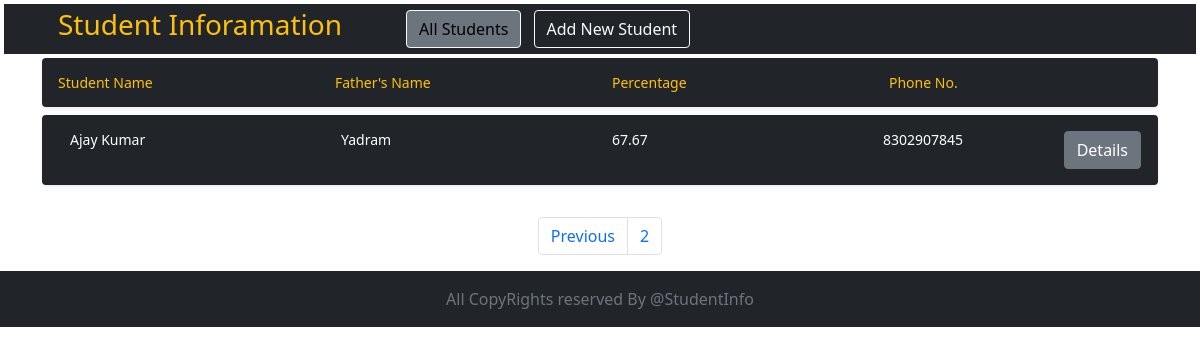
Screenshot of /?page=2 with the database file from the repository.
### student/models.py (models this page shows, shortened)
class Student(models.Model):
    sno = models.AutoField(primary_key=True)
    slug = SlugField(auto_created=True)
    sname = models.CharField(max_length=100)
    fname = models.CharField(max_length=100)
    email = models.CharField(max_length=30)
    dob = models.DateField()
    phone = models.IntegerField(default=0)
    Class = models.IntegerField(default=0)
    percentage = models.FloatField(default=0.0)
    address = models.CharField(max_length=150)
    city = models.CharField(max_length=100)
    state = models.CharField(max_length=50)
    pincode = models.IntegerField(default=0)
    datetime = models.DateTimeField(auto_now_add=True)

### student/views.py (the view)
# urls.py: path('', views.students, name='students'),
def students(request):
    allStudents = Paginator( Student.objects.all().order_by('-datetime'), 5)
    page = request.GET.get('page')
    try:
        Students = allStudents.page(page)
    except PageNotAnInteger:
        Students = allStudents.page(1)
    except EmptyPage:
        Students = allStudents.page(allStudents.num_pages)
    context = {'Students' : Students}
    return render(request, 'students.html', context)

### templates/students.html (shortened to what this page needs)
{% extends 'base.html' %}
{% block home_active %}text-black btn-secondary{% endblock home_active %}
{% block body_containt %}
<div class="container">
    <div class="mt-1 px-3  bg-body rounded shadow-sm">
            <div class="d-flex text-muted pt-3">
                <div class="pb-3 mb-0 small text-warning lh-sm w-100">
                    <div class="row">
                        <div class="col-3"><span>Student Name</span></div>
                        <div class="col-3"><span>Father's Name</span></div>
                        <div class="col-3"><span>Percentage</span></div>
                        <div class="col-2"><span>Phone No.</span></div>
                        <div class="col-1"></div>
                    </div>
                </div>
            </div>
        </div>
    {% for Student in Students %}
        <div class="my-2 px-3  bg-body rounded shadow-sm">
            <div class="d-flex text-muted pt-3">
                <div class="pb-3 mb-0 small lh-sm w-100">
                    <div class="d-flex align-items-center text-white justify-content-between">
                        <div class="container-fluid">
                            <div class="row">
                                <div class="col-3"><span>{{Student.sname}}</span></div>
                                <div class="col-3"><span>{{Student.fname}}</span></div>
                                <div class="col-3"><span>{{Student.percentage}}</span></div>
                                <div class="col-2"><span>{{Student.phone}}</span></div>
                                <div class="col-1">
                                <a href="/{{Student.slug}}/"><button type="button" class="btn btn-secondary">Details</button></div></a>
                            </div>
                        </div>
                    </div>
                </div>
            </div>
        </div>
    {% endfor %}
   {% block pagination %}
        <br>
        <div class="container">
            <nav aria-label="Page navigation example">
                <ul class="pagination justify-content-center">
                    {% if Students.has_previous %}
                        <li class="page-item">
                        <a class="page-link" href="?page={{Students.previous_page_number}}" tabindex="-1" aria-disabled="true">Previous</a>
                        </li>
                    {% endif %}
                    <li class="page-item"><a class="page-link" href="?page={{Students.number}}">{{Students.number}}</a></li>
                </ul>
            </nav>
        </div>
    {% endblock pagination %}
</div>
{% endblock body_containt %}

### rows the page displays
Student: sname "Ajay Kumar", fname "Yadram", percentage "67.67", phone "8302907845"

### other values shown
{{ Students.number }} "2"
